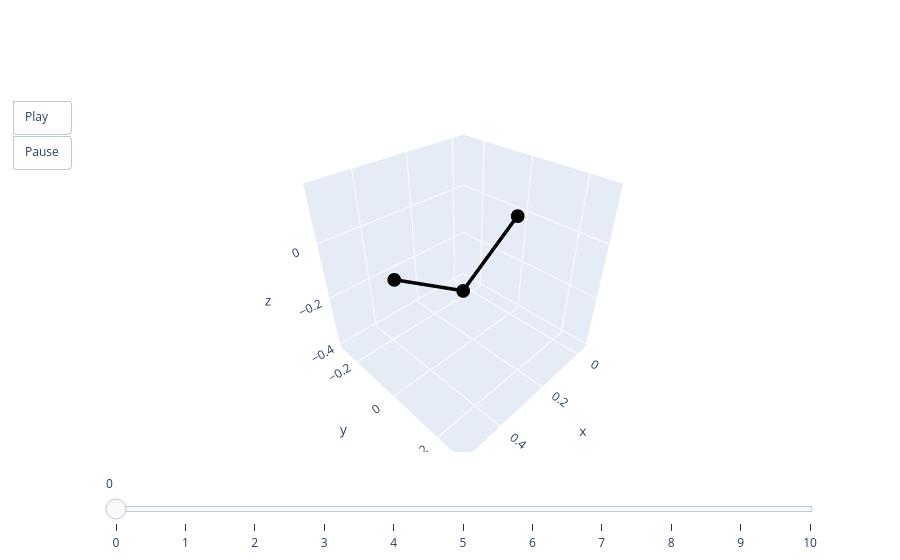

This figure's notebook cell:
### Code cell
base, aux, _ = get_base_rod()
rods = base.with_bc(valid.bc)
pred = rods.solve(final_model, lambdas, aux, max_dlambda=5e-3, iters=5, ls_steps=10)[0]
animate(pred)

### Figure 1 — Plotly figure (JSON) as saved in the notebook; plotly's stock layout.template omitted (floating-point values rounded to 4 significant figures)
{"data": [{"line": {"color": "black", "width": 7}, "mode": "lines+markers", "type": "scatter3d", "x": [0, 0.25, 0.5], "y": [0, -4.388e-06, 0], "z": [0, -0.17, 0]}], "layout": {"scene": {"aspectmode": "cube", "xaxis": {"autorange": false, "range": [-0.05, 0.55]}, "yaxis": {"autorange": false, "range": [-0.3001, 0.2999]}, "zaxis": {"autorange": false, "range": [-0.4136, 0.1864]}}, "sliders": [{"steps": [{"args": [["0"], {"frame": {"duration": 0, "redraw": true}, "mode": "immediate"}], "label": "0", "method": "animate"}, {"args": [["1"], {"frame": {"duration": 0, "redraw": true}, "mode": "immediate"}], "label": "1", "method": "animate"}, {"args": [["2"], {"frame": {"duration": 0, "redraw": true}, "mode": "immediate"}], "label": "2", "method": "animate"}, {"args": [["3"], {"frame": {"duration": 0, "redraw": true}, "mode": "immediate"}], "label": "3", "method": "animate"}, {"args": [["4"], {"frame": {"duration": 0, "redraw": true}, "mode": "immediate"}], "label": "4", "method": "animate"}, {"args": [["5"], {"frame": {"duration": 0, "redraw": true}, "mode": "immediate"}], "label": "5", "method": "animate"}, {"args": [["6"], {"frame": {"duration": 0, "redraw": true}, "mode": "immediate"}], "label": "6", "method": "animate"}, {"args": [["7"], {"frame": {"duration": 0, "redraw": true}, "mode": "immediate"}], "label": "7", "method": "animate"}, {"args": [["8"], {"frame": {"duration": 0, "redraw": true}, "mode": "immediate"}], "label": "8", "method": "animate"}, {"args": [["9"], {"frame": {"duration": 0, "redraw": true}, "mode": "immediate"}], "label": "9", "method": "animate"}, {"args": [["10"], {"frame": {"duration": 0, "redraw": true}, "mode": "immediate"}], "label": "10", "method": "animate"}]}], "updatemenus": [{"buttons": [{"args": [null, {"frame": {"duration": 50, "redraw": true}, "fromcurrent": true}], "label": "Play", "method": "animate"}, {"args": [[null], {"frame": {"duration": 0, "redraw": true}, "mode": "immediate"}], "label": "Pause", "method": "animate"}], "showactive": false, "type": "buttons"}]}}
